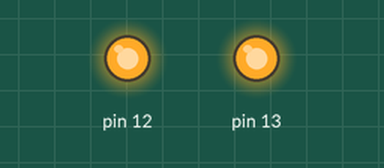
Simulated run of this sketch. Board: Arduino Uno, built with avr-gcc and run on an emulated ATmega328P. Parts: output pins drawn as LEDs (lit = HIGH). What the sketch prints to the serial monitor is not drawn.

Above: at 0.1 s.
Timing chart, 0 to 1.6 s (numbered marks = the images above):
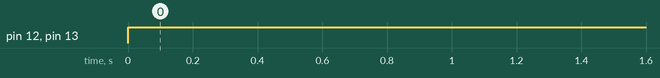

The sketch:

buttontest.ino
```cpp
void setup() {
  // put your setup code here, to run once:
  pinMode(12, OUTPUT);
  pinMode(13, OUTPUT);
  Serial.begin(9600);
}

void loop() {
  // put your main code here, to run repeatedly:
  digitalWrite(12, HIGH);
  digitalWrite(13, HIGH);
  int jump = digitalRead(12);
  int start = digitalRead(13);
  Serial.print(jump);
  Serial.print(", ");
  Serial.print(start);
  Serial.print("\n");
}
```

Measured:
- by itself, pin 12, pin 13: LOW → HIGH at 0.00 s
